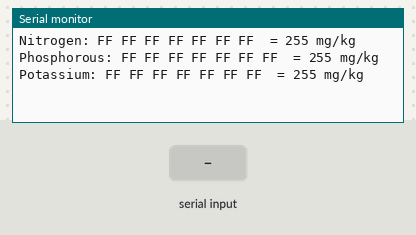
The sketch below on a simulated Arduino Uno, built for the host (arithmetic inside an expression is 32-bit, double 64-bit). On the bench: the last lines printed to the serial monitor. The test bench sets the inputs (shaded band).

Above: at 1.2 s.
1.3 s: "1" received over the second serial link
At 3.72 s:
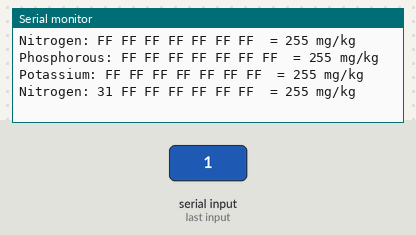
4.3 s: "0" received over the second serial link
At 4.8 s:
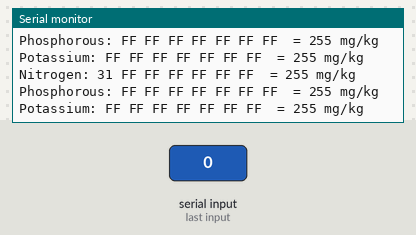
5.8 s: "2" received over the second serial link
At 7.26 s:
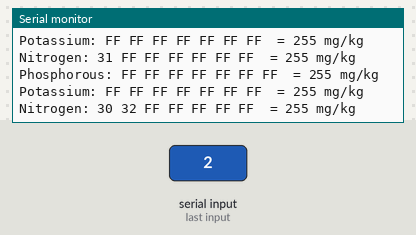

The sketch:

npk_sensor.ino
```cpp
#include <AltSoftSerial.h>

// RO to pin 8 & DI to pin 9 when using AltSoftSerial
#define RE 6
#define DE 7

const byte nitro[] = {0x01, 0x03, 0x00, 0x1e, 0x00, 0x01, 0xe4, 0x0c};
const byte phos[] = {0x01, 0x03, 0x00, 0x1f, 0x00, 0x01, 0xb5, 0xcc};
const byte pota[] = {0x01, 0x03, 0x00, 0x20, 0x00, 0x01, 0x85, 0xc0};

byte values[11];
AltSoftSerial mod;

void setup() {
  Serial.begin(9600);
  mod.begin(9600);
  pinMode(RE, OUTPUT);
  pinMode(DE, OUTPUT);

  // put RS-485 into receive mode
  digitalWrite(DE, LOW);
  digitalWrite(RE, LOW);
  //delay(3000);
}

void loop() {
  byte val1, val2, val3;
  Serial.print("Nitrogen: ");
  val1 = nitrogen();
  Serial.print(" = ");
  Serial.print(val1);
  Serial.println(" mg/kg");
  delay(250);

  Serial.print("Phosphorous: ");
  val2 = phosphorous();
  Serial.print(" = ");
  Serial.print(val2);
  Serial.println(" mg/kg");
  delay(250);

  Serial.print("Potassium: ");
  val3 = potassium();
  Serial.print(" = ");
  Serial.print(val3);
  Serial.println(" mg/kg");
  Serial.println();
  Serial.println();
  delay(3000);
}

byte nitrogen() {
  // clear the receive buffer
  mod.flushInput();

  // switch RS-485 to transmit mode
  digitalWrite(DE, HIGH);
  digitalWrite(RE, HIGH);
  delay(1);

  // write out the message
  for (uint8_t i = 0; i < sizeof(nitro); i++ ) mod.write( nitro[i] );

  // wait for the transmission to complete
  mod.flush();

  // switching RS485 to receive mode
  digitalWrite(DE, LOW);
  digitalWrite(RE, LOW);

  // delay to allow response bytes to be received!
  delay(10);

  // read in the received bytes
  for (byte i = 0; i < 7; i++) {
    values[i] = mod.read();
    Serial.print(values[i], HEX);
    Serial.print(' ');
  }
  return values[4];
}

byte phosphorous() {
  mod.flushInput();
  digitalWrite(DE, HIGH);
  digitalWrite(RE, HIGH);
  delay(1);
  for (uint8_t i = 0; i < sizeof(phos); i++ ) mod.write( phos[i] );
  mod.flush();
  digitalWrite(DE, LOW);
  digitalWrite(RE, LOW);
// delay to allow response bytes to be received!
  delay(10);
  for (byte i = 0; i < 7; i++) {
    values[i] = mod.read();
    Serial.print(values[i], HEX);
    Serial.print(' ');
  }
  return values[4];
}

byte potassium() {
  mod.flushInput();
  digitalWrite(DE, HIGH);
  digitalWrite(RE, HIGH);
  delay(1);
  for (uint8_t i = 0; i < sizeof(pota); i++ ) mod.write( pota[i] );
  mod.flush();
  digitalWrite(DE, LOW);
  digitalWrite(RE, LOW);
// delay to allow response bytes to be received!
  delay(10);
  for (byte i = 0; i < 7; i++) {
    values[i] = mod.read();
    Serial.print(values[i], HEX);
    Serial.print(' ');
  }
  return values[4];
}
```

Measured:
- after the input at 1.3 s, the serial monitor: prints a new line after 2.2 s (image 1)
- after the input at 5.8 s, the serial monitor: prints a new line after 1.3 s (image 3)
